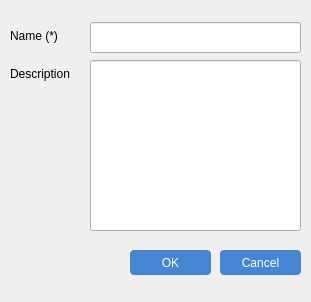
<?xml version="1.0" encoding="UTF-8"?>
<ui version="4.0">
 <class>DialogFormDepartmentClass</class>
 <widget class="QDialog" name="DialogFormDepartmentClass">
  <property name="geometry">
   <rect>
    <x>0</x>
    <y>0</y>
    <width>311</width>
    <height>302</height>
   </rect>
  </property>
  <property name="windowTitle">
   <string>DialogFormDepartment</string>
  </property>
  <property name="styleSheet">
   <string notr="true"/>
  </property>
  <widget class="QLineEdit" name="name">
   <property name="geometry">
    <rect>
     <x>90</x>
     <y>22</y>
     <width>211</width>
     <height>31</height>
    </rect>
   </property>
   <property name="styleSheet">
    <string notr="true">height: 25px;</string>
   </property>
  </widget>
  <widget class="QLineEdit" name="description">
   <property name="geometry">
    <rect>
     <x>90</x>
     <y>60</y>
     <width>211</width>
     <height>171</height>
    </rect>
   </property>
   <property name="styleSheet">
    <string notr="true"/>
   </property>
  </widget>
  <widget class="QLabel" name="label">
   <property name="geometry">
    <rect>
     <x>10</x>
     <y>60</y>
     <width>63</width>
     <height>28</height>
    </rect>
   </property>
   <property name="text">
    <string>Description</string>
   </property>
  </widget>
  <widget class="QLabel" name="label_4">
   <property name="geometry">
    <rect>
     <x>10</x>
     <y>22</y>
     <width>55</width>
     <height>28</height>
    </rect>
   </property>
   <property name="text">
    <string>Name (*)</string>
   </property>
  </widget>
  <widget class="QPushButton" name="submit">
   <property name="geometry">
    <rect>
     <x>130</x>
     <y>250</y>
     <width>81</width>
     <height>25</height>
    </rect>
   </property>
   <property name="styleSheet">
    <string notr="true">QPushButton {
	text-align: center;
	color: #fff;
	background-color: rgba(70, 133, 210, 1);
	border-radius: 4px;
}

QPushButton:hover {
	background-color: rgba(70, 133, 210, 0.7);
}</string>
   </property>
   <property name="text">
    <string>OK</string>
   </property>
   <property name="icon">
    <iconset>
     <normaloff>C:/Users/MY PC/Documents/Zalo Received Files/icons/check.png</normaloff>C:/Users/MY PC/Documents/Zalo Received Files/icons/check.png</iconset>
   </property>
   <property name="iconSize">
    <size>
     <width>14</width>
     <height>14</height>
    </size>
   </property>
  </widget>
  <widget class="QPushButton" name="cancelButton">
   <property name="geometry">
    <rect>
     <x>220</x>
     <y>250</y>
     <width>81</width>
     <height>25</height>
    </rect>
   </property>
   <property name="styleSheet">
    <string notr="true">QPushButton {
	text-align: center;
	color: #fff;
	background-color: rgba(70, 133, 210, 1);
	border-radius: 4px;
}

QPushButton:hover {
	background-color: rgba(70, 133, 210, 0.7);
}</string>
   </property>
   <property name="text">
    <string>Cancel</string>
   </property>
   <property name="icon">
    <iconset>
     <normaloff>C:/Users/MY PC/Documents/Zalo Received Files/icons/close.png</normaloff>C:/Users/MY PC/Documents/Zalo Received Files/icons/close.png</iconset>
   </property>
   <property name="iconSize">
    <size>
     <width>12</width>
     <height>12</height>
    </size>
   </property>
  </widget>
  <widget class="QWidget" name="verticalLayoutWidget">
   <property name="geometry">
    <rect>
     <x>0</x>
     <y>280</y>
     <width>311</width>
     <height>20</height>
    </rect>
   </property>
   <layout class="QVBoxLayout" name="verticalLayout">
    <property name="leftMargin">
     <number>0</number>
    </property>
   </layout>
  </widget>
 </widget>
 <layoutdefault spacing="6" margin="11"/>
 <resources/>
 <connections/>
</ui>
